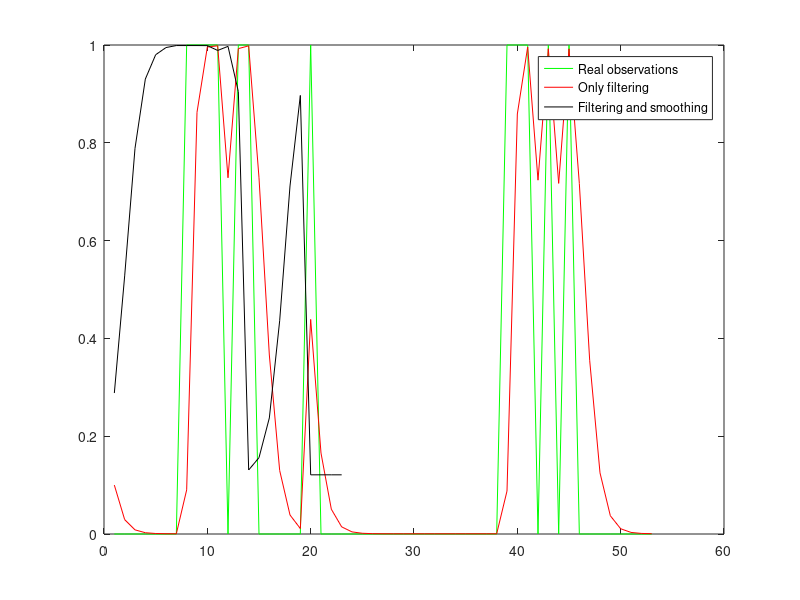

Recreate this plot in MATLAB.
% transition model, given previous collision, what's the probability of
% anotehr collision?
P_T = [0.9,0.1;
       0.001,0.999];
% sensor model, given collision, what's the probability of observe
% collision?
P_O_T = [0.7, 0.3; % given collision, the prob of observation
         0.01, 0.99]; % given no collision, the prob of observation
     
% observation sequences, 0 - no collision, 1 - collision 
observations = [0,0,0,0,0,0,0,1,1,1,1,0,1,1,0,0,0,0,0,1,0,0,0,0,0,0,0,0,0,0,0,0,0,0,0,0,0,0,1,1,1,0,1,0,1,0,0,0,0,0,0,0,0];

%observations = csvread('../Advanced_car_anomaly_detection/Anomaly_Scores/online_version/final_result/traffic_score_27655.csv');
observations(observations > 0.5) = 1;
observations(observations < 0.5) = 0;

% initial f = f1 = P(x1|o1)
f = [0.9,0.1;
     0.1,0.9];
f = f(2-observations(1), :)';
prob = [f(1)];
smoothed_prob = [];
f_list = [f];
O = [P_O_T(1,2-observations(1)), 0;
     0, P_O_T(2,2-observations(1))];
O_list = [O];
% constant lag
d = 30;
for i = 2:length(observations)
    ['Iter: ',num2str(i)]
    % filtering, use simplified matrix algroithm
    O = [P_O_T(1,2-observations(i)), 0;
         0, P_O_T(2,2-observations(i))];
    O_list = cat(3,O_list,O);
    f = O*P_T'*f;
    f = f/sum(f);
    f_list = [f_list;f];
    prob = [prob, f(1)];
    % smoothing, use simplified matrix algorithm
    
    if i > d
        b = 1;
        for j = i-d+1:i
            b = b * P_T * O_list(:,:,j);
        end
        b = b*[1;0]; % times the b_{t+1:t}, which is 1.
        smoothed = f_list(i-d,:).*b;
        smoothed = smoothed/sum(smoothed);
        smoothed_prob = [smoothed_prob,smoothed(1)];
    end
end
index = 1:length(observations);
smoothed_index = 1:length(observations)-d;
plot(index, observations, 'g-');hold on;
plot(index, prob, 'r-');
plot(smoothed_index,smoothed_prob,'k-');

legend('Real observations','Only filtering','Filtering and smoothing')
